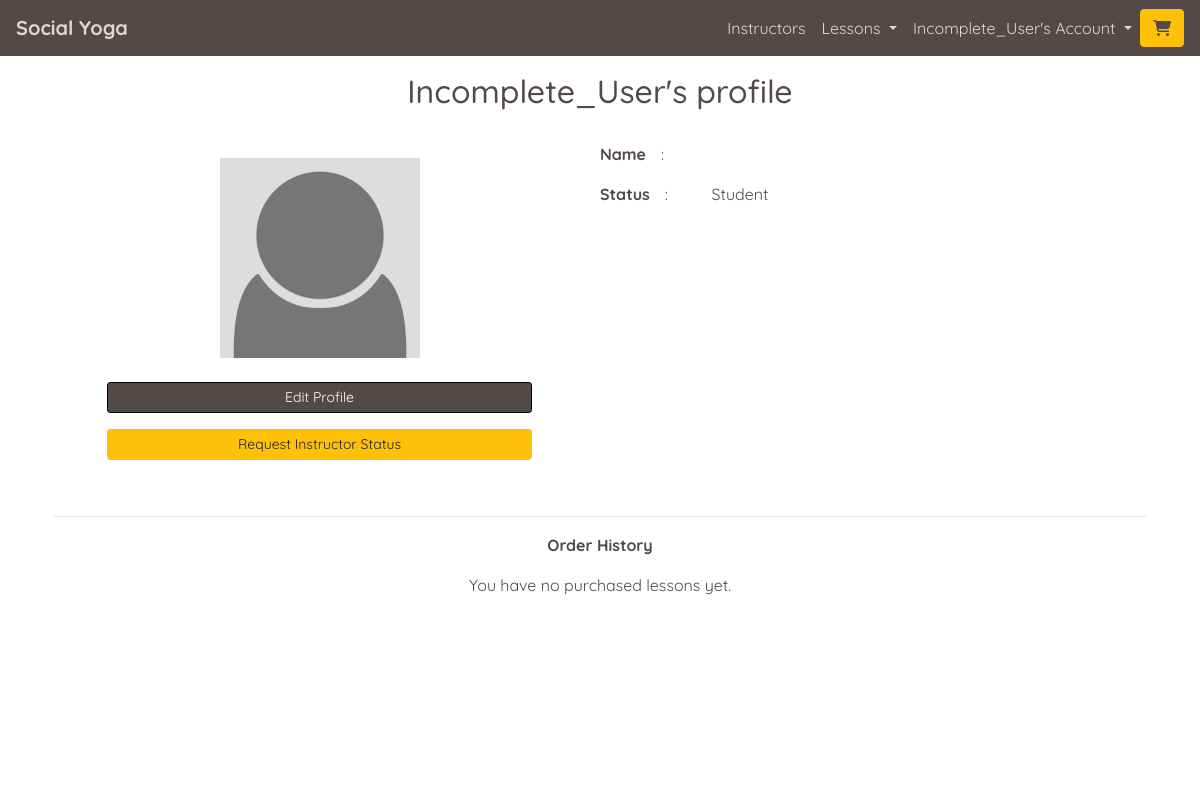
The app's page /profiles/ (signed in), older data.
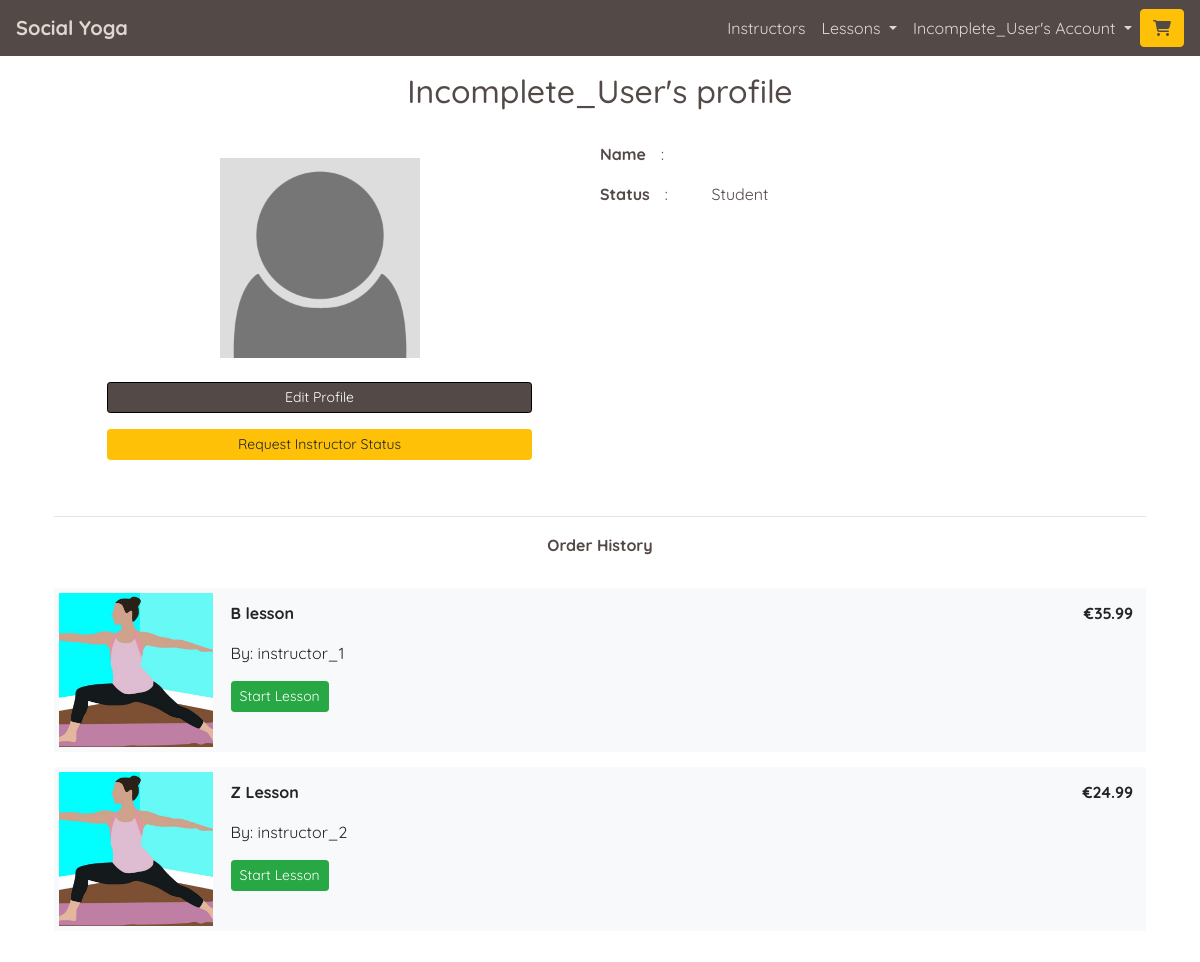
The same page, newer data.
### profiles/models.py (models this page shows, shortened)
class UserProfile(models.Model):
    user = models.OneToOneField(User, on_delete=models.CASCADE)
    first_name = models.CharField(max_length=50, null=False, blank=False)
    last_name = models.CharField(max_length=50, null=False, blank=False)
    is_instructor = models.BooleanField(default=False)
    requested_instructor_status = models.BooleanField(default=False)
    card_description = models.TextField(max_length=256, blank=True, default='')
    profile_description = models.TextField(max_length=650,
                                           blank=True,
                                           default='')
    image = ResizedImageField(size=[600, 600],
                              quality=75,
                              crop=['middle', 'center'],
                              force_format='JPEG',
                              null=True,
                              blank=True,
                              upload_to='profile_images/')
    rating = models.DecimalField(max_digits=5,
                                 decimal_places=0,
                                 null=True,
                                 blank=True)
    lesson_count = models.IntegerField(default=0, editable=False)
    def __str__(self):
        return self.user.username
    def test_profile_is_complete(self):
        if (self.first_name and self.last_name and self.image):
            return True
        else:
            return False

### checkout/models.py (models this page shows, shortened)
class OrderLineItem(models.Model):
    order = models.ForeignKey(
        Order, null=False, blank=False, on_delete=models.CASCADE,
        related_name='lineitems')
    lesson = models.ForeignKey(
        Lesson, null=False, blank=False, on_delete=models.CASCADE
        )
    profile = models.ForeignKey(
        UserProfile, null=False, blank=False, on_delete=models.CASCADE
        )
    sales_percentage = models.PositiveSmallIntegerField(
        default=settings.SITE_SALES_PERCENTAGE, editable=False, blank=False
        )
    lineitem_total = models.DecimalField(
        max_digits=6, decimal_places=2, null=False, blank=False, editable=False
        )

### lessons/models.py (models this page shows, shortened)
class Lesson(models.Model):
    lesson_id = models.CharField(max_length=32,
                                 null=False,
                                 editable=False)
    instructor_profile = models.ForeignKey(UserProfile,
                                           on_delete=models.SET_NULL,
                                           null=True,
                                           blank=True,
                                           related_name='lessons')
    lesson_name = models.CharField(max_length=32,
                                   null=False,
                                   editable=True)
    card_description = models.TextField(max_length=254)
    description = models.TextField(max_length=2048)
    image = ResizedImageField(size=[600, 600],
                              quality=75,
                              crop=['middle', 'center'],
                              force_format='JPEG',
                              upload_to='lesson_images/')
    rating = models.DecimalField(max_digits=5,
                                 decimal_places=0,
                                 null=True, blank=True)
    video_url = models.URLField(max_length=1024,
                                blank=False,
                                null=False)
    time = models.IntegerField(blank=False, null=False)
    is_free = models.BooleanField(default=True)
    price = models.DecimalField(max_digits=6,
                                decimal_places=2,
                                blank=False,
                                null=False,
                                default=0.00)

### profiles/views.py (the view)
# urls.py: path('', views.profile, name='profile'),
@login_required
def profile(request):
    profile = get_object_or_404(UserProfile, user=request.user)
    profile_complete = profile.test_profile_is_complete()
    Users_OrderdLineItems = OrderLineItem.objects.filter(profile=profile)
    if 'error' in request.GET:
        messages.warning(request, 'You must complete your profile first!')
    template = 'profiles/profile.html'
    context = {
        'profile': profile,
        'profile_complete': profile_complete,
        'Users_OrderdLineItems': Users_OrderdLineItems,
    }
    return render(request, template, context)

### home/contexts.py (called while the page is built)
def purchased_lessons(request):
    profile = get_profile_or_none(request)
    purchased = None
    purchased_lesson_ids = []
    if profile:
        purchased = OrderLineItem.objects.filter(profile=profile)
        if purchased:
            for item in purchased:
                purchased_lesson_ids.append(item.lesson.lesson_id)
    context = {
        'purchased_lessons': purchased,
        'purchased_lesson_ids': purchased_lesson_ids,
    }
    return context

### yoga/utils.py (called while the page is built)
def get_profile_or_none(request):
    try:
        return UserProfile.objects.get(user=request.user)
    except Exception:
        return None

### profiles/templates/profiles/profile.html (shortened to what this page needs)
{% extends "base.html" %}
{% load static %}
{% block page_header %}
    <div class="container header-container">
        <div class="row">
            <div class="col">
               <h1 class="text-center title-text my-3">{{ profile|title }}'s profile</h1>
            </div>
        </div>
    </div>
{% endblock %}
{% block content %}
    <div class="overlay"></div>
    <div class="container-fluid page-contents">
        <div class="row mx-1 mx-lg-4 mt-1 mt-lg-3">
            <div class="col-12 col-md-6">
                <div class="container-fluid p-0 p-md-3">
                    <div class="d-flex justify-content-center">
                        {% if profile.image %}
                            <img src="{{ profile.image.url }}" class="img-fluid profile-image" alt="{{ profile }}'s profile image'">
                        {% else %}
                            <img src="{{ MEDIA_URL }}profile_images/no_profile_image.jpg" class="img-fluid profile-image" alt="{{ profile }}'s profile image'">
                        {% endif %}
                    </div>
                    <div class="profile-buttons mt-4">
                        <p class="text-center">
                            <a href="{% url 'edit_profile' %}" class="index-main-button btn btn-sm btn-md-lg btn-custom-darken rounded-20">
                                Edit Profile
                            </a>
                        </p>
                        {% if profile.is_instructor == False and profile.requested_instructor_status == False %}
                        <p class="text-center">
                            <a href="{% url 'request_instructor_status' 'request'%}" class="index-main-button btn btn-sm btn-md-lg btn-warning rounded-20">
                                Request Instructor Status
                            </a>
                        </p>
                        {% endif %}
                    </div>
                </div>
            </div>
            <div class="col-12 col-md-6">
                <div class="row">
                    <div class="col-12">
                        <div class="row">
                            <div class="col-auto px-0">
                                <p><strong>Name </strong></p>
                            </div>
                            <div class="col col-1">
                                <p>:</p>
                            </div>
                            <div class="col">
                            </div>
                        </div>
                        <div class="row">
                            <div class="col-auto px-0">
                                <p><strong>Status</strong></p>
                            </div>
                            <div class="col-1 ">
                                <p>:</p>
                            </div>
                            <div class="col">
                                    {% if profile.is_instructor == False and profile.requested_instructor_status == False %}
                                        <p>Student</p>
                                {% endif %}
                            </div>
                        </div>
                    </div>
                    <div class="row">
                        <div class="col">
                        </div>
                    </div>
                </div>
            </div>
            <div class="col-12 mt-2">
                <hr>
                <p class="text-center"><strong>Order History</strong></p>
                {% if Users_OrderdLineItems %}
                <div class="table-responsive">
                    <table class="table table-sm table-borderless basket-item-table">
                        {% for item in Users_OrderdLineItems %}
                            <tr class="bg-light my-5" id="row_for_{{ item.lesson.lesson_id }}">
                                <td class="w-image">
                                    <img src="{{ item.lesson.image.url }}" class="img-fluid" alt="{{ item.lesson.lesson_name }}'s image'">
                                </td>
                                <td class="w-name">
                                    <div class="mx-2 mt-2">
                                        <p><strong>{{ item.lesson.lesson_name }}</strong></p>
                                        <p>By: {{item.lesson.instructor_profile }}</p>
                                        <a class="btn btn-sm btn-success" href="{% url 'studio' item.lesson.lesson_id %}" id="start_lesson_button_id_{{ lesson.lesson_id }}" role="button">Start Lesson</a>
                                    </div>
                                </td>
                                <td class="w-price">
                                    <p class="text-right mx-2 mt-2"><strong>€{{ item.lineitem_total }}</strong></p>
                                </td>
                            </tr>
                    {% endfor %}
                    </table>
                </div>
                {% else %}
                    <p class="text-center" >You have no purchased lessons yet.</p>
                {% endif %}
            </div>
        </div>
    </div>
{% endblock %}

### templates/base.html (shortened to what this page needs)
{% load static %}
<!doctype html>
<html lang="en">
  <head>
    {% block corecss %}
      <link rel="stylesheet" href="https://cdn.jsdelivr.net/npm/bootstrap@4.5.3/dist/css/bootstrap.min.css">
      <link rel="stylesheet" href="{% static 'css/base.css' %}" >
    {% endblock %}
</head>
<body>
    <header class="container-fluid fixed-top-desktop-only p-0">
        <nav class="navbar navbar-expand-lg navbar-custom">
            <a class="navbar-brand" href="{% url 'home' %}"><strong>Social Yoga</strong></a>
            {% if user.is_authenticated %}
            <div class="order-0 order-lg-1 ml-auto">
                <a class="btn btn-warning" href="{% url 'view_basket' %}" id="navbar-basket" role="button">
                    <span class="icon">
                        <i class="fas {% if product_count > 0 %}fa-cart-plus{% else %}fa-shopping-cart{% endif %} colour-primary" id="nav-cart-icon"></i>
                    </span>
                </a>
            </div>
            {% endif %}
            <div class="collapse navbar-collapse" id="navbarNav">
                <ul class="navbar-nav ml-auto mb-2 mb-lg-0">
                    <li class="nav-item">
                        <a class="nav-link active" aria-current="page" href="{% url 'instructors' %}">Instructors</a>
                    </li>
                    {% if user.is_authenticated %}
                    <li class="nav-item">
                        <div class="nav-link dropdown">
                            <a class="dropdown-toggle nav-link-format" href="#" role="button" id="dropdownMenuLink2" data-toggle="dropdown" aria-haspopup="true" aria-expanded="false">
                                Lessons
                            </a>
                        </div>
                    </li>
                    {% endif %}
                    <li class="nav-item">
                        <div class="nav-link dropdown">
                            <a class="dropdown-toggle nav-link-format" href="#" role="button" id="dropdownMenuLink" data-toggle="dropdown" aria-haspopup="true" aria-expanded="false">
                                {% if user.is_authenticated %}{{ user|title }}'s{% else %}My{% endif %} Account
                            </a>
                        </div>
                    </li>
                </ul>
            </div>
        </nav>
    </header>
        {% block page_header %}
        {% endblock %}
        {% block content %}
        {% endblock %}
</body>
</html>

### static/css/base.css (style rules this page uses)
html { height: 100%; }
body { background: url('/static/images/backgrounds/background-image.jpg') no-repeat center center fixed; background-size: cover; background-position: 75% 40px; height: calc(100vh - 63px); color: #534a47; font-family: 'Quicksand'; font-size: 16px; }
.title-text { font-size: 1.5rem; }
.overlay { height: 100%; width: 100%; top: 0; left: 0; position: fixed; background: white; z-index: -1; }
.header-container { margin-top: 0px; }
.btn-custom-darken { background: #534a47; color: #fff !important; border: 1px solid black; }
.navbar-custom { background-color: #534a47; }
.navbar-custom a { color: #e0d8d0; }
.colour-primary { color: #534a47 !important; }
.nav-link-format { text-decoration: none; }
.profile-buttons a { width: 100%; max-width: 425px; text-align: center; }
.profile-image { max-width: 120px; border-radius: 50%; }
.basket-item-table { border-collapse: separate; border-spacing: 0 15px; }
.w-image { width: 15%; }
.w-name { width: 65%; }
.w-price { width: 20%; }
@media (min-width: 768px) { .title-text, .index-main-text { font-size: 2rem; } }
@media (min-width: 768px) { .profile-image { width: 100%; max-width: 200px; border-radius: 0%; overflow: hidden; } }
@media (min-width: 1200px) { body { background-position: 0 35px; } }
@media (min-width: 1200px) { .header-container { margin-top: 56px; } }
@media (min-width: 1200px) { .fixed-top-desktop-only { position: fixed; top: 0; right: 0; left: 0; z-index: 1049; } }

Row changes from the older to the newer data that the page shows:
added OrderLineItem: lesson.image (picture), lesson.lesson_name "B lesson", lesson.instructor_profile "instructor_1", lineitem_total "35.99"
added OrderLineItem: lesson.image (picture), lesson.lesson_name "Z Lesson", lesson.instructor_profile "instructor_2", lineitem_total "24.99"
Text that changed along with them:
text no longer shown: "You have no purchased lessons yet."
